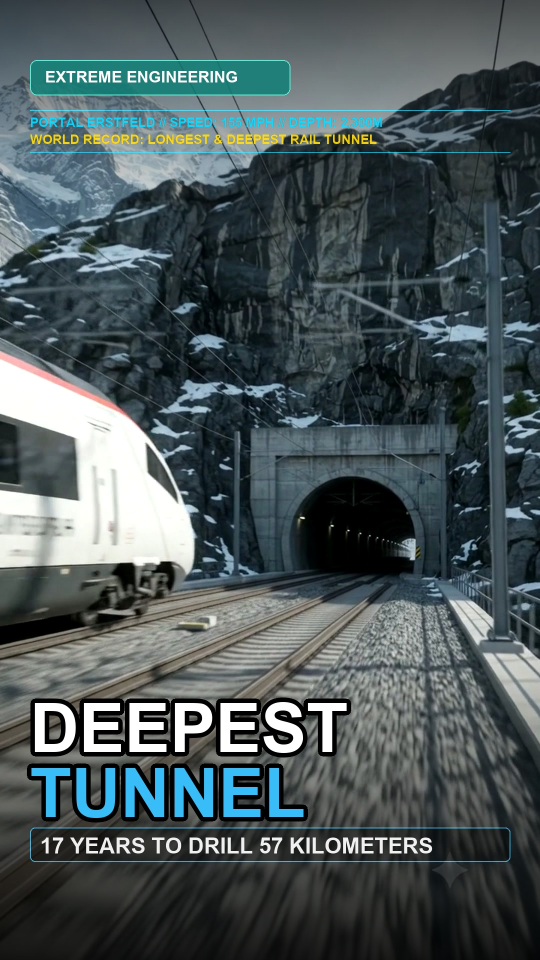
#> input picture data/thumbnails/gotthard_base_tunnel_thumb_alt_a.jpg, 1080 x 1920 px, given in place of gotthard_thumb_src_breakthrough.jpg, which was not available (shown at 1/2 size)
$ python generate_gotthard_alt_b.py
#> lines starting #> are read from the running program, lines starting #| are printed output that depends on the picture
import os
import subprocess
from pathlib import Path
from PIL import Image, ImageDraw, ImageFont, ImageFilter, ImageEnhance

DATA_THUMBS = Path("data/thumbnails")
DATA_THUMBS.mkdir(parents=True, exist_ok=True)
ARTIFACT_DIR = Path(r"C:\Users\Sohail\.gemini\antigravity\brain\eb4bd0b7-d463-4e01-b351-a971179e01ed")

def get_font(size, bold=True):
    font_names = ["arialbd.ttf" if bold else "arial.ttf", "impact.ttf", "segoeui.ttf"]
    for fn in font_names:
        try:
            return ImageFont.truetype(fn, size)
        except Exception:
            pass
    return ImageFont.load_default()

def draw_text_with_outline(draw, pos, text, font, fill=(255, 255, 255), outline=(0, 0, 0), width=4):
    x, y = pos
    for dx in range(-width, width + 1):
        for dy in range(-width, width + 1):
            if dx*dx + dy*dy <= width*width:
                draw.text((x + dx, y + dy), text, font=font, fill=outline)
    draw.text((x, y), text, font=font, fill=fill)

def generate_alt_b():
    scratch_dir = Path("scratch")
    scratch_dir.mkdir(parents=True, exist_ok=True)

    # Clip 6: Miner Breakthrough
    bt_frame = scratch_dir / "gotthard_thumb_src_breakthrough.jpg"
    subprocess.run([
        "ffmpeg", "-y", "-ss", "3.0", "-i", "data/flow_clips/gotthard_scene_6.mp4",
        "-vf", "scale=1080:1920:force_original_aspect_ratio=increase:flags=lanczos,crop=1080:1920",
        "-vframes", "1", "-q:v", "1", str(bt_frame)
    ], check=True)
#> (this line was passed over: subprocess is not available in this run)

    base = Image.open(bt_frame).convert("RGBA")
    enh_c = ImageEnhance.Contrast(base)
    base = enh_c.enhance(1.15)

    overlay = Image.new("RGBA", (1080, 1920), (0, 0, 0, 0))
#> overlay: PIL image 1080x1920 RGBA; every value is 0
    draw = ImageDraw.Draw(overlay)

    for y in range(0, 520):
        alpha = int(180 * (1.0 - y / 520.0))
        draw.line([(0, y), (1080, y)], fill=(0, 0, 0, alpha))

    for y in range(1300, 1920):
        alpha = int(220 * ((y - 1300) / 620.0))
        draw.line([(0, y), (1080, y)], fill=(0, 0, 0, alpha))

    # Badge
    f_badge = get_font(32, bold=True)
    draw.rounded_rectangle([60, 120, 560, 190], radius=14, fill=(234, 88, 12, 235), outline=(253, 186, 116), width=2)
    draw.text((90, 136), "HISTORIC BREAKTHROUGH", font=f_badge, fill=(255, 255, 255))

    # Telemetry
    hud_y = 220
    f_hud = get_font(26, bold=True)
    draw.line([(60, hud_y), (1020, hud_y)], fill=(0, 215, 255, 180), width=2)
    draw.text((60, hud_y + 10), "HISTORIC BREAKTHROUGH // DISTANCE: 28 MILES", font=f_hud, fill=(0, 215, 255, 240))
    draw.text((60, hud_y + 44), "LASER ALIGNMENT DEVIATION: < 1.0 CM", font=f_hud, fill=(255, 215, 0, 240))
    draw.line([(60, hud_y + 84), (1020, hud_y + 84)], fill=(0, 215, 255, 180), width=2)

    # Headline
    f_huge1 = get_font(132, bold=True)
    f_huge2 = get_font(132, bold=True)
    f_sub = get_font(42, bold=True)

    text_y = 1380
    draw_text_with_outline(draw, (60, text_y), "BREAK", f_huge1, fill=(255, 255, 255), outline=(0, 0, 0), width=9)
    draw_text_with_outline(draw, (60, text_y + 130), "THROUGH", f_huge2, fill=(251, 146, 60), outline=(0, 0, 0), width=9)

    sub_y = text_y + 275
    draw.rounded_rectangle([60, sub_y, 1020, sub_y + 68], radius=10, fill=(0, 0, 0, 180), outline=(251, 146, 60, 180), width=2)
    draw.text((80, sub_y + 12), "MEETING UNDER 7,500 FT OF DARKNESS", font=f_sub, fill=(240, 240, 240))

    final_alt_b = Image.alpha_composite(base, overlay).convert("RGB")
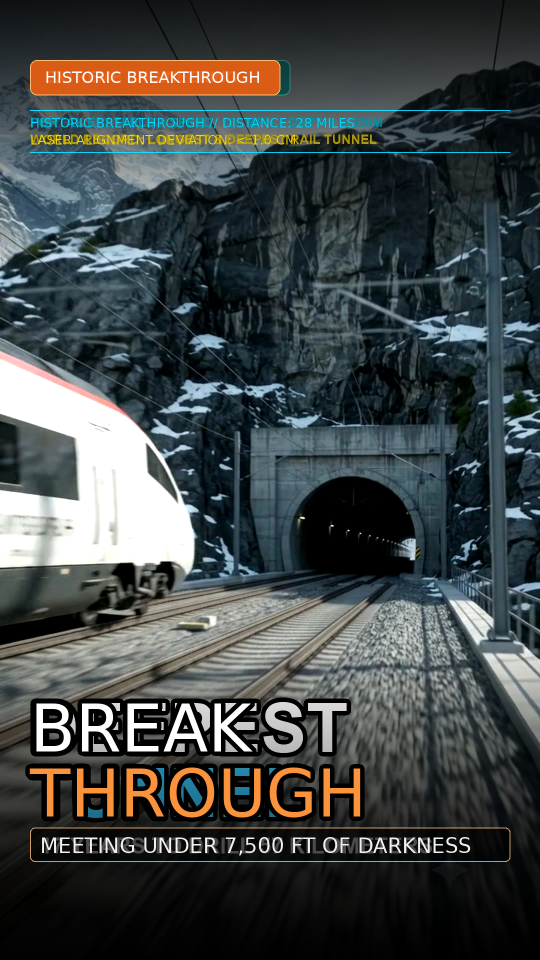
#> final_alt_b: PIL image 1080x1920 RGB (shown at 1/2 size); mean R, G, B 64.8, 70.4, 70.3
    alt_b_path = DATA_THUMBS / "gotthard_base_tunnel_thumb_alt_b.jpg"
    final_alt_b.save(alt_b_path, quality=95)
    print(f"Saved: {alt_b_path} ({alt_b_path.stat().st_size:,} bytes)")

    if ARTIFACT_DIR.exists():
        import shutil
        shutil.copy(alt_b_path, ARTIFACT_DIR / "gotthard_thumb_alt_b.jpg")

if __name__ == "__main__":
    generate_alt_b()

$ run again, on data/thumbnails/gotthard_base_tunnel_thumb_main.jpg
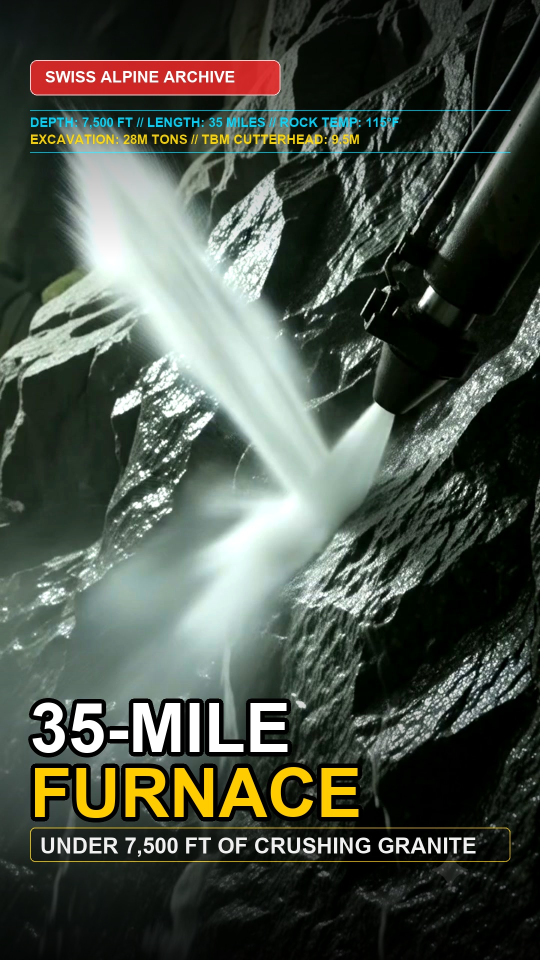
#> input picture data/thumbnails/gotthard_base_tunnel_thumb_main.jpg, 1080 x 1920 px, given in place of gotthard_thumb_src_breakthrough.jpg, which was not available (shown at 1/2 size)
#> in generate_alt_b, `base = enh_c.enhance(1.15)`:
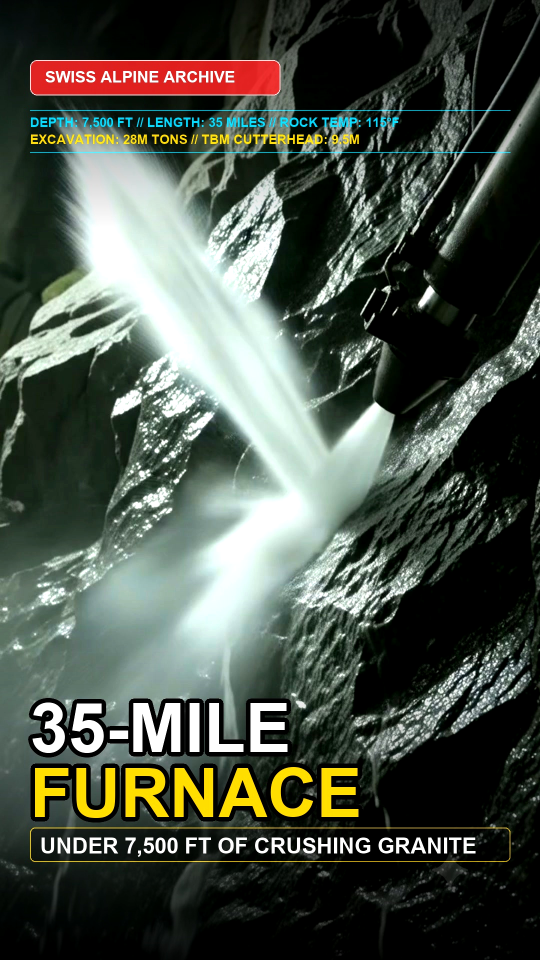
#> base: PIL image 1080x1920 RGBA (shown at 1/2 size); mean R, G, B, A 73.9, 81.5, 71.4, 255
#> overlay: PIL image 1080x1920 RGBA; every value is 0
#> in generate_alt_b, `final_alt_b = Image.alpha_composite(base, overlay).convert("RGB")`:
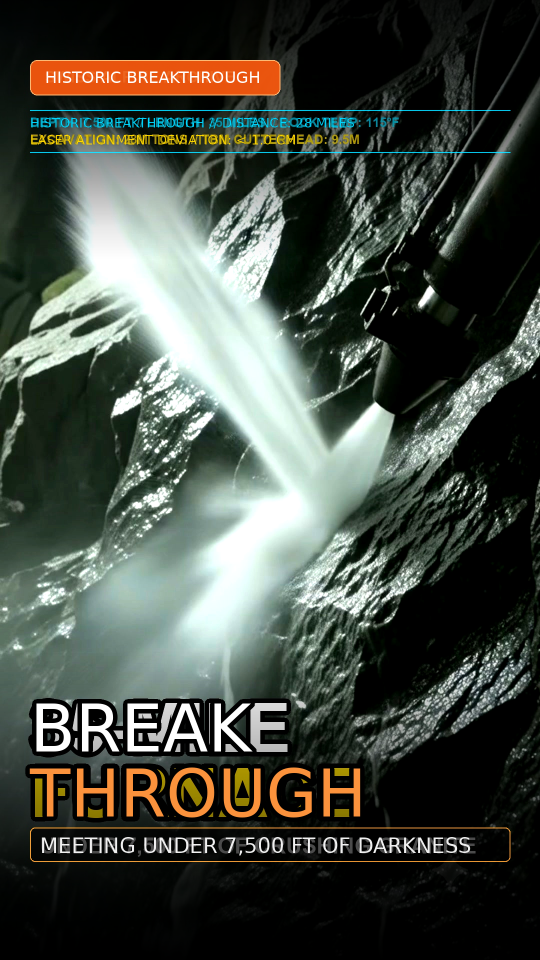
#> final_alt_b: PIL image 1080x1920 RGB (shown at 1/2 size); mean R, G, B 67.9, 74.2, 65.8
